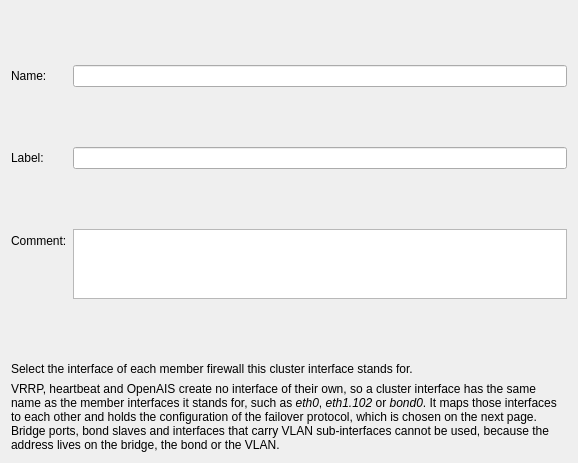
<?xml version="1.0" encoding="UTF-8"?>
<ui version="4.0">
 <class>ClusterInterfaceWidget</class>
 <widget class="QWidget" name="ClusterInterfaceWidget">
  <property name="geometry">
   <rect>
    <x>0</x>
    <y>0</y>
    <width>578</width>
    <height>463</height>
   </rect>
  </property>
  <layout class="QVBoxLayout" name="verticalLayout">
   <item>
    <layout class="QFormLayout" name="formLayout">
     <property name="fieldGrowthPolicy">
      <enum>QFormLayout::FieldGrowthPolicy::ExpandingFieldsGrow</enum>
     </property>
     <item row="0" column="0">
      <widget class="QLabel" name="nameLabel">
       <property name="text">
        <string>Name:</string>
       </property>
       <property name="toolTip">
        <string>Name of the cluster interface. With VRRP, heartbeat and OpenAIS it has to
be the name of the member interfaces it stands for, because the generated
rules match on that name.</string>
       </property>
      </widget>
     </item>
     <item row="0" column="1">
      <widget class="QLineEdit" name="name">
       <property name="toolTip">
        <string>Name of the cluster interface. With VRRP, heartbeat and OpenAIS it has to
be the name of the member interfaces it stands for, because the generated
rules match on that name.</string>
       </property>
      </widget>
     </item>
     <item row="1" column="0">
      <widget class="QLabel" name="labelLabel">
       <property name="text">
        <string>Label:</string>
       </property>
       <property name="toolTip">
        <string>Optional label shown in the rule set views instead of the name, taken
over from the member interfaces when they all carry the same one.</string>
       </property>
      </widget>
     </item>
     <item row="1" column="1">
      <widget class="QLineEdit" name="label">
       <property name="toolTip">
        <string>Optional label shown in the rule set views instead of the name, taken
over from the member interfaces when they all carry the same one.</string>
       </property>
      </widget>
     </item>
     <item row="2" column="0">
      <widget class="QLabel" name="commentLabel">
       <property name="text">
        <string>Comment:</string>
       </property>
      </widget>
     </item>
     <item row="2" column="1">
      <widget class="QPlainTextEdit" name="comment">
       <property name="toolTip">
        <string>Optional comment for this cluster interface</string>
       </property>
       <property name="maximumSize">
        <size>
         <width>16777215</width>
         <height>70</height>
        </size>
       </property>
      </widget>
     </item>
    </layout>
   </item>
   <item>
    <widget class="QLabel" name="selectHint">
     <property name="text">
      <string>Select the interface of each member firewall this cluster interface stands for.</string>
     </property>
     <property name="wordWrap">
      <bool>true</bool>
     </property>
    </widget>
   </item>
   <item>
    <layout class="QHBoxLayout" name="interfaceBox"/>
   </item>
   <item>
    <widget class="QLabel" name="explanation">
     <property name="text">
      <string>VRRP, heartbeat and OpenAIS create no interface of their own, so a cluster interface has the same name as the member interfaces it stands for, such as &lt;i&gt;eth0&lt;/i&gt;, &lt;i&gt;eth1.102&lt;/i&gt; or &lt;i&gt;bond0&lt;/i&gt;. It maps those interfaces to each other and holds the configuration of the failover protocol, which is chosen on the next page. Bridge ports, bond slaves and interfaces that carry VLAN sub-interfaces cannot be used, because the address lives on the bridge, the bond or the VLAN.</string>
     </property>
     <property name="textFormat">
      <enum>Qt::TextFormat::RichText</enum>
     </property>
     <property name="wordWrap">
      <bool>true</bool>
     </property>
    </widget>
   </item>
  </layout>
 </widget>
 <resources/>
 <connections/>
</ui>
